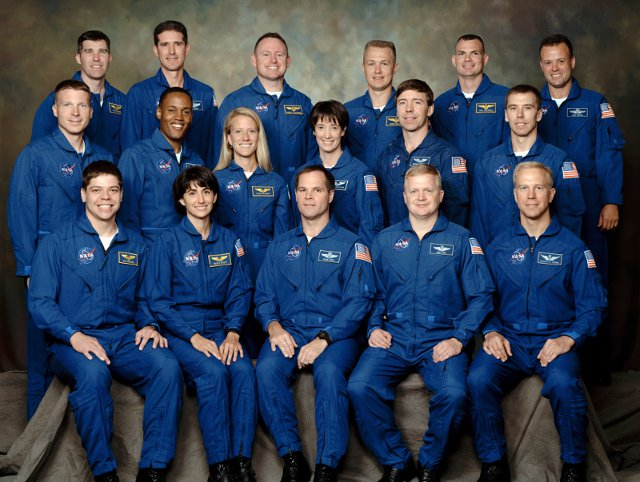
#> input picture test1.jpg, 640 x 482 px
$ python 1.py
#> lines starting #> are read from the running program, lines starting #| are printed output that depends on the picture
import cv2
import numpy as np

# Read
img = cv2.imread('test1.jpg')
#> img is the input picture: shape (482, 640, 3); mean B, G, R 83.9, 64.2, 52
img_gray = cv2.imread('test1.jpg',0)
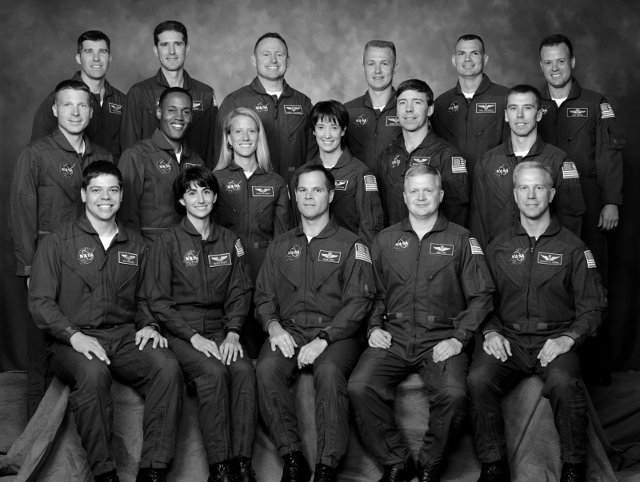
#> img_gray: shape (482, 640); min 0, max 255, mean 62.7

# Display
# cv2.imshow('img',img)
out = np.vstack([img,img])
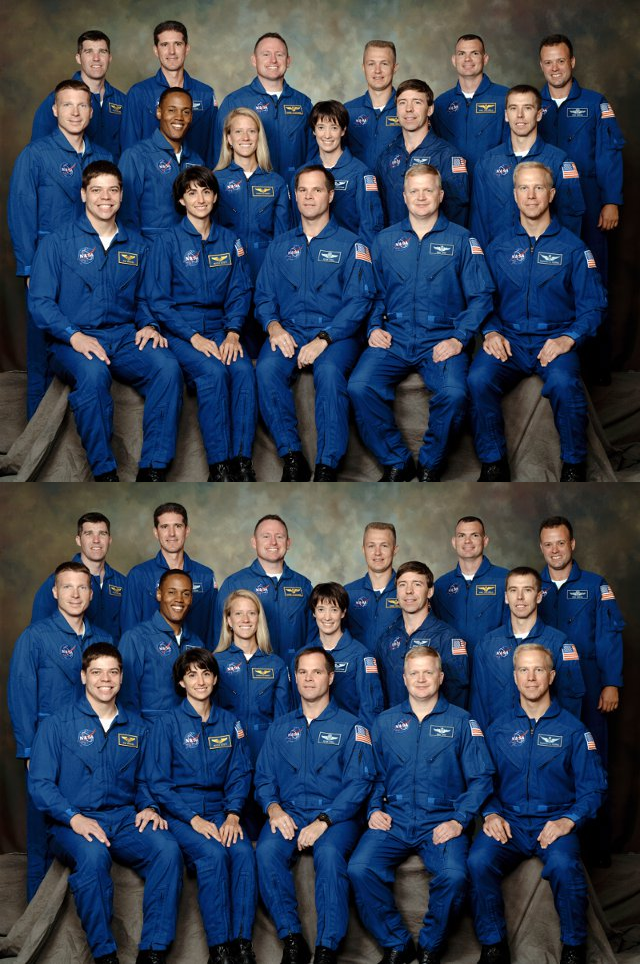
#> out: shape (964, 640, 3); mean B, G, R 83.9, 64.2, 52

cv2.imshow('img',out)


cv2.waitKey(0)
cv2.destroyAllWindows()
